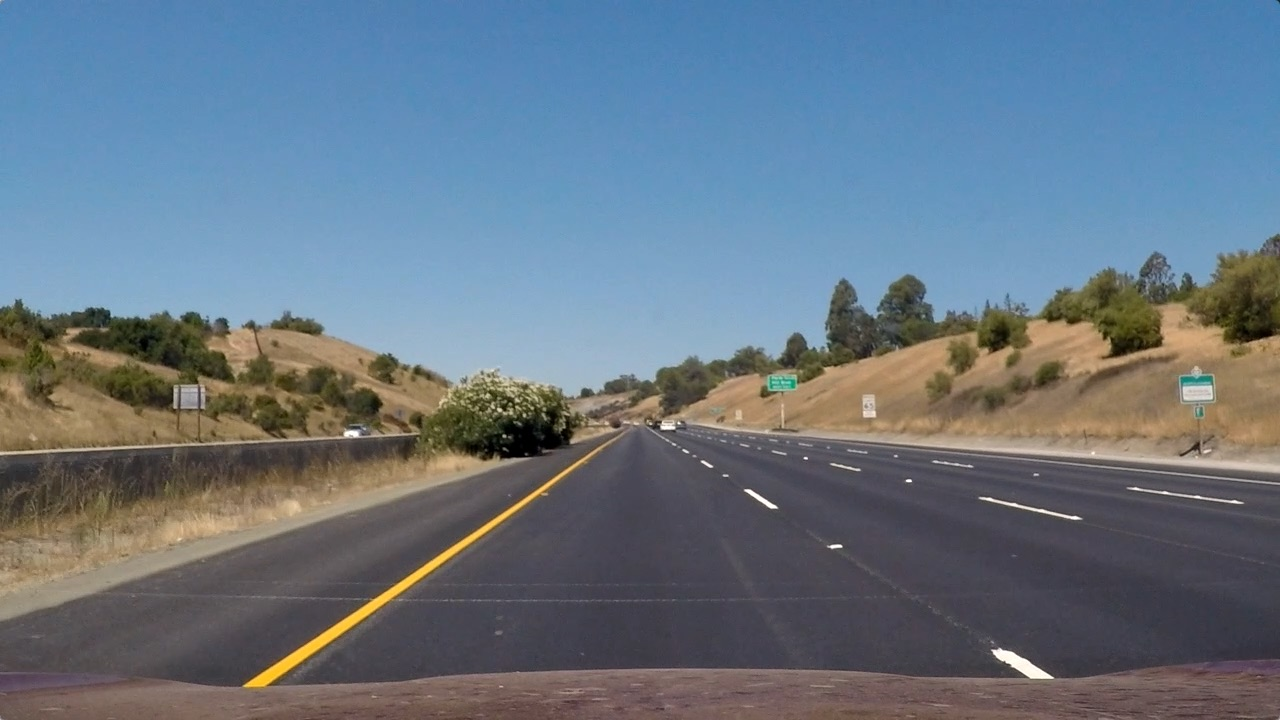
#> input picture test_images/straight_lines1.jpg, 1280 x 720 px; its folder holds only this picture in this run
$ python runThreshold.py   (older library calls are emulated)
#> lines starting #> are read from the running program, lines starting #| are printed output that depends on the picture; after the words box and inside, x2 and y2 are one past the last pixel; in counts of white or black regions, pixels touching at a corner belong together
### AdvLaneDet/CameraCalibration.py
import numpy as np
import cv2
import glob
import matplotlib.pyplot as plt
'''
This function is to get the objects 3D and images 2D coordinate for camera calibration.
Usage:
    input:
    'camera_cal_dir' is the path of the dirctory with chessboard images
    'n_grid_x' and 'n_grid_y' are number of corner in chessboard x and y direction
    'draw' is True, will plot the chessboard corner results
    output:
    objpoints is the 3D coordinate of the object
    imgpoints is the 2D coordinate of the images
'''
# [45 lines left out: function get_CameraCalib_Coord, not called in this run]
'''
This function is to undistort images by camera calibration mapping
Usage:
    input:
    'img' is the distorted image
    'objpoints and imgpoints' are the coordinate of objects and images respectively
    output:
    'undist' is undistorted image
'''
def calUndistort(img, objpoints, imgpoints):
    # Use cv2.calibrateCamera() and cv2.undistort()
    img_size = (img.shape[1], img.shape[0])
    ret, mtx, dist, rvecs, tvecs = cv2.calibrateCamera(objpoints, imgpoints, img_size,None,None)
    if len(img.shape) > 2:
        undist = np.copy(img)
        for i in range(3):
            undist[:,:,i] = cv2.undistort(img[:,:,i], mtx, dist, None, mtx)
    else:
        undist = cv2.undistort(img, mtx, dist, None, mtx)
    return undist


### AdvLaneDet/Threshold.py
import numpy as np
import cv2
import matplotlib.pyplot as plt
import glob
from AdvLaneDet import  CameraCalibration as CamCalib
import pickle
def abs_sobel_thresh(img, orient='x', sobel_kernel=3, thresh=(0, 255)):

    # Apply the following steps to img
    # 1) Convert to grayscale
    #gray = cv2.cvtColor(img,cv2.COLOR_RGB2GRAY)
    gray = img[:,:,0]
    # 2) Take the derivative in x or y given orient = 'x' or 'y'
    if orient == 'x':
        abs_sobel = np.absolute(cv2.Sobel(gray,cv2.CV_64F,1,0,ksize=sobel_kernel))
    if orient == 'y':
        abs_sobel = np.absolute(cv2.Sobel(gray,cv2.CV_64F,0,1,ksize=sobel_kernel))

    # 3) Take the absolute value of the derivative or gradient
    # 4) Scale to 8-bit (0 - 255) then convert to type = np.uint8
    scaled_sobel = np.uint8(255*abs_sobel/np.max(abs_sobel))
    # 5) Create a mask of 1's where the scaled gradient magnitude
            # is > thresh_min and < thresh_max
    binary_output = np.zeros_like(scaled_sobel)
    binary_output[(scaled_sobel >= thresh[0]) & (scaled_sobel <= thresh[1])]= 1
    # 6) Return this mask as your binary_output image

    return binary_output


def dir_threshold(img, sobel_kernel=3, thresh=(0, np.pi/2)):

    # Apply the following steps to img
    # 1) Convert to grayscale
    gray = cv2.cvtColor(img,cv2.COLOR_RGB2GRAY)
    # 2) Take the gradient in x and y separately
    sobelx = np.absolute(cv2.Sobel(gray,cv2.CV_64F,1,0,ksize=sobel_kernel))
    sobely = np.absolute(cv2.Sobel(gray,cv2.CV_64F,0,1,ksize=sobel_kernel))
    # 3) Take the absolute value of the x and y gradients
    # 4) Use np.arctan2(abs_sobely, abs_sobelx) to calculate the direction of the gradient
    dir_grad = np.arctan2(sobely,sobelx)
    # 5) Create a binary mask where direction thresholds are met
    binary_output= np.zeros_like(gray)
    # 6) Return this mask as your binary_output image
    binary_output[(dir_grad >= thresh[0]) & (dir_grad <= thresh[1])] = 1

    return binary_output


def mag_threshold(img, sobel_kernel=3, mag_thresh=(0, 255)):

    # Convert to grayscale
    gray = cv2.cvtColor(img, cv2.COLOR_RGB2GRAY)
    # Take both Sobel x and y gradients
    sobelx = cv2.Sobel(gray, cv2.CV_64F, 1, 0, ksize=sobel_kernel)
    sobely = cv2.Sobel(gray, cv2.CV_64F, 0, 1, ksize=sobel_kernel)
    # Calculate the gradient magnitude
    gradmag = np.sqrt(sobelx**2 + sobely**2)
    # Rescale to 8 bit
    scale_factor = np.max(gradmag)/255
    gradmag = (gradmag/scale_factor).astype(np.uint8)
    # Create a binary image of ones where threshold is met, zeros otherwise
    binary_output = np.zeros_like(gradmag)
    binary_output[(gradmag >= mag_thresh[0]) & (gradmag <= mag_thresh[1])] = 1
    return binary_output


def region_of_interest(img, vertices):
    """
    Applies an image mask.

    Only keeps the region of the image defined by the polygon
    formed from `vertices`. The rest of the image is set to black.
    """
    #defining a blank mask to start with
    mask = np.zeros_like(img)

    #defining a 3 channel or 1 channel color to fill the mask with depending on the input image
    if len(img.shape) > 2:
        channel_count = img.shape[2]  # i.e. 3 or 4 depending on your image
        ignore_mask_color = (255,) * channel_count
    else:
        ignore_mask_color = 255

    #filling pixels inside the polygon defined by "vertices" with the fill color
    cv2.fillPoly(mask, vertices, ignore_mask_color)

    #returning the image only where mask pixels are nonzero
    masked_image = cv2.bitwise_and(img, mask)
    return masked_image

def hls_select(img, thresh=(0, 255)):
    # 1) Convert to HLS color space
    hls = cv2.cvtColor(img,cv2.COLOR_RGB2HLS)
    # 2) Apply a threshold to the S channel
    s_channel = hls[:,:,2]
    # 3) Return a binary image of threshold result
    binary_output = np.zeros_like(s_channel)
    binary_output[(s_channel > thresh[0]) & (s_channel <= thresh[1])] = 1
    return binary_output

# Edit this function to create your own pipeline.
def pipeline(img, objpoints, imgpoints, ROI_vertices,ksize=3, grad_thresh=(170, 255), s_thresh=(20, 100), mag_thresh=(170,255), debug=False):

    #gradient binary
    gradx = abs_sobel_thresh(img, orient='x', sobel_kernel=ksize, thresh=grad_thresh)
    #saturation binary
    s_binary = hls_select(img, thresh=s_thresh)
    #direction/magnitude binary
    mag_binary = mag_threshold(img, sobel_kernel=ksize, mag_thresh=mag_thresh)
    dir_binary = dir_threshold(img, sobel_kernel=ksize, thresh=(np.pi/3, np.pi/2))

    combined = np.zeros_like(dir_binary)
    combined[((mag_binary == 1) & (dir_binary == 1)) | (gradx == 1) | (s_binary == 1)] = 1
    binary = region_of_interest(combined, ROI_vertices)

    if debug==True:
        #mask image
        mask_img = region_of_interest(img, ROI_vertices)
        plt.imshow(img)
        plt.title('origin')
        plt.show()
        plt.imshow(mask_img)
        plt.title('ROI mask image')
        plt.show()
        mag_dir_combined = np.zeros_like(dir_binary)
        mag_dir_combined[((mag_binary == 1) & (dir_binary == 1))] = 1
        plt.imshow(mag_dir_combined,cmap = 'gray')
        plt.title('mag and direction binary')
        plt.show()
        color_binary = np.dstack(( gradx, s_binary, mag_dir_combined)) * 255
        plt.imshow(color_binary)
        plt.title('Threshold image: gradx(R)/saturation(G)/direction(B)')
        plt.show()
        plt.imshow(binary,cmap ='gray')
        plt.title('Binary image')
        plt.show()

    return binary


### runThreshold.py
import numpy as np
import cv2
import matplotlib.pyplot as plt
import glob
from AdvLaneDet import  Threshold
from AdvLaneDet import  CameraCalibration as CamCalib
import pickle

#load obj/image points
dist_pickle = pickle.load( open( "wide_dist_pickle.p", "rb" ) )
#> (reads wide_dist_pickle.p from the repository)
objpoints = dist_pickle["objpoints"]
imgpoints = dist_pickle["imgpoints"]
#set ROI
height =720
width =1280
shirk_roi_upper_edge = np.round(width *0.48)
roi_upper = np.round(0.6*height)
roi_lower = np.round(height*0.93)
roi_upper_left = (shirk_roi_upper_edge,roi_upper)
roi_upper_right = (width-shirk_roi_upper_edge, roi_upper)
roi_down_left = (np.round(width*0.1), roi_lower)
roi_down_right = (np.round(width-(width*0.1)),roi_lower)
# mask ROI insize triangle
triangle_lower_left = (np.round(width*0.28),roi_lower)
triangle_lower_right = (np.round(width-(width*0.28)),roi_lower)
triangle_top = (np.round(width*0.5),np.round(0.65*height))
#  verices of ROI
ROI_vertices = np.array([[roi_upper_left,roi_down_left,triangle_lower_left,triangle_top,triangle_lower_right,roi_down_right,roi_upper_right]], dtype=np.int32)
#set threshold
ksize = 15
grad_thrshold = (40,100)
s_threhold = (170,255)
mag_thresh = (130,255)

images = glob.glob('test_images/*.jpg')
for fname in images:
    image = plt.imread(fname)
#> image is the input picture: shape (720, 1280, 3); mean R, G, B 103.2, 117.7, 131.2
    #distortion correction
    undist = CamCalib.calUndistort(image, objpoints, imgpoints)
    binary = Threshold.pipeline(undist, objpoints, imgpoints, ROI_vertices,ksize=ksize, grad_thresh=grad_thrshold, s_thresh=s_threhold,mag_thresh=mag_thresh, debug=True)
#> in pipeline, `gradx = abs_sobel_thresh(img, orient='x', sobel_kernel=ksize, thresh=g..`:
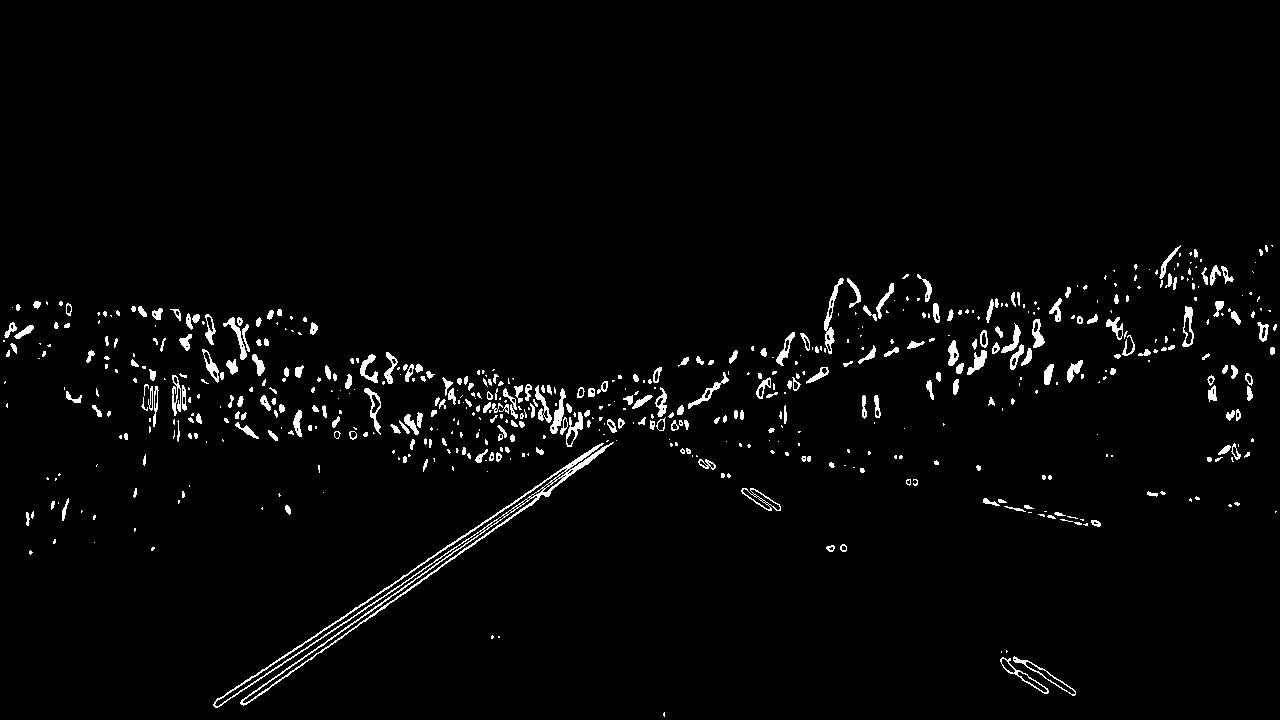
#> gradx: shape (720, 1280); values 0 (black) and 1 (white), 2.5% white; 600 white regions (327 under 20 px), largest, box (x1, y1, x2, y2) and area: (213, 442, 614, 708) 3318, (824, 278, 844, 354) 369, (550, 388, 566, 434) 281
#> in hls_select, `hls = cv2.cvtColor(img,cv2.COLOR_RGB2HLS)`: hls: shape (720, 1280, 3); mean of channels 0, 1, 2 87.3, 117.4, 66.4
#> in pipeline, `s_binary = hls_select(img, thresh=s_thresh)`: s_binary: shape (720, 1280); values 0 (black) and 1 (white), 0.62% white; 165 white regions (128 under 20 px), largest, box (x1, y1, x2, y2) and area: (220, 469, 570, 705) 2971, (1007, 661, 1071, 693) 566, (1149, 334, 1187, 348) 159
#> in mag_threshold, `gradmag = np.sqrt(sobelx**2 + sobely**2)`:
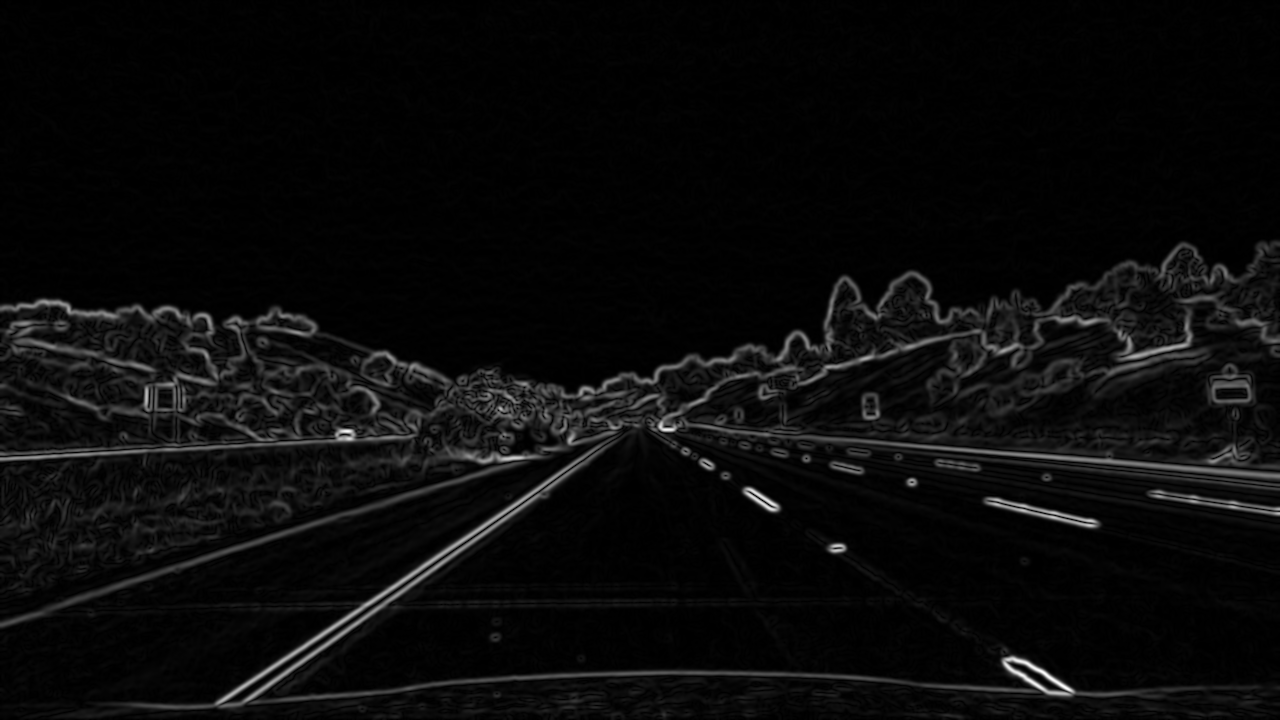
#> gradmag: shape (720, 1280) float64; min 0, max 4.98e+09, mean 215422811.2; drawn with min black and max white
#> in mag_threshold, `scale_factor = np.max(gradmag)/255`: scale_factor = 19531494.9
#> in pipeline, `mag_binary = mag_threshold(img, sobel_kernel=ksize, mag_thresh=mag_thr..`: mag_binary: shape (720, 1280); values 0 (black) and 1 (white), 0.52% white in thin lines or dots, all inside (x1, y1, x2, y2) = (0, 301, 1280, 704)
#> in pipeline, `dir_binary = dir_threshold(img, sobel_kernel=ksize, thresh=(np.pi/3, n..`:
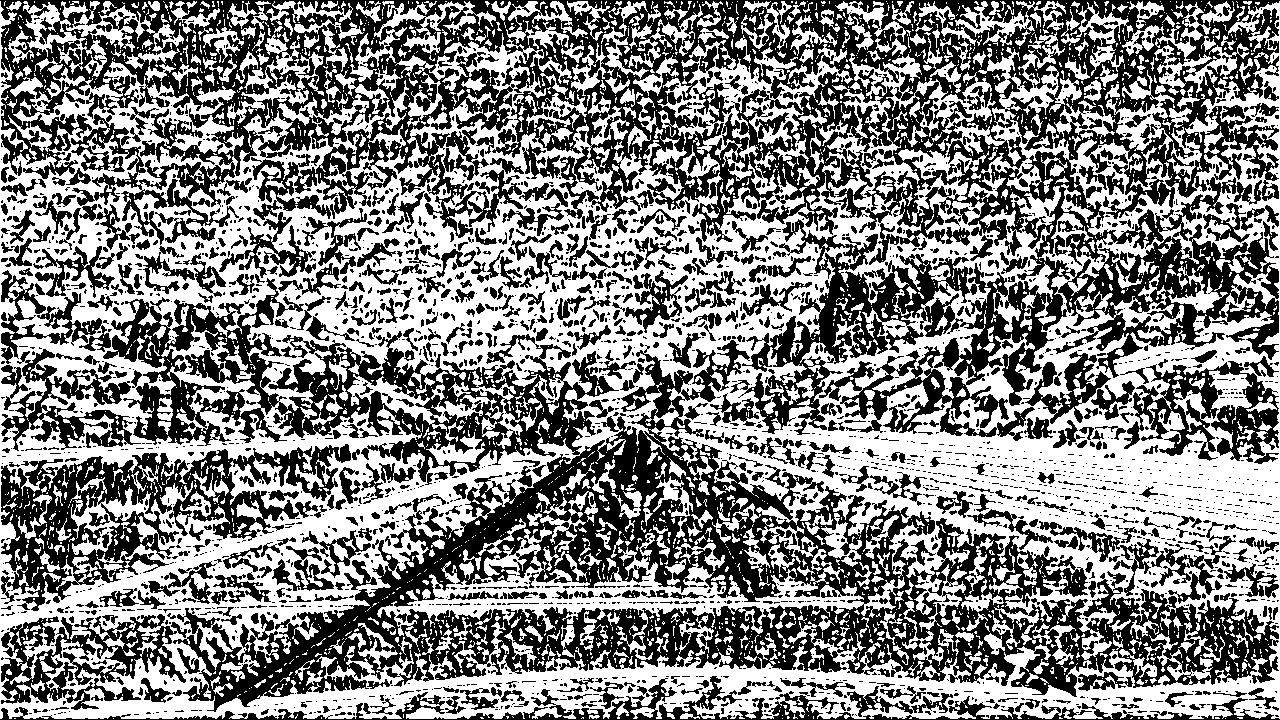
#> dir_binary: shape (720, 1280); values 0 (black) and 1 (white), 51.7% white; 2787 black regions (2109 under 20 px), largest, box (x1, y1, x2, y2) and area: (0, 0, 1280, 441) 183907, (103, 278, 1279, 712) 127889, (1, 444, 351, 611) 19662
#> in region_of_interest, `cv2.fillPoly(mask, vertices, ignore_mask_color)`: mask: shape (720, 1280); 7.8% white; 1 white region, box (x1, y1, x2, y2) and area: (128, 432, 1153, 671) 72105
#> in region_of_interest, `masked_image = cv2.bitwise_and(img, mask)`: img: shape (720, 1280); values 0 (black) and 1 (white), 3.1% white; 613 white regions (348 under 20 px), largest, box (x1, y1, x2, y2) and area: (213, 442, 614, 708) 5177, (1000, 656, 1076, 696) 984, (1122, 306, 1194, 358) 789
#> in pipeline, `plt.show()`:
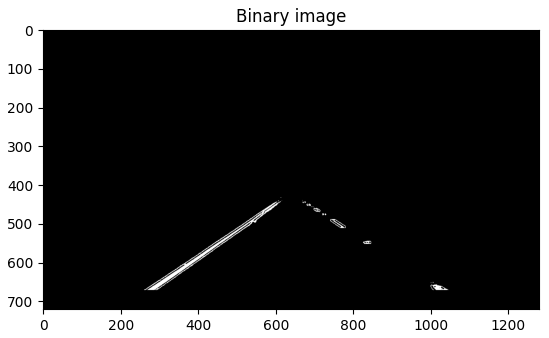
#> figure drawn by matplotlib, 1 panel
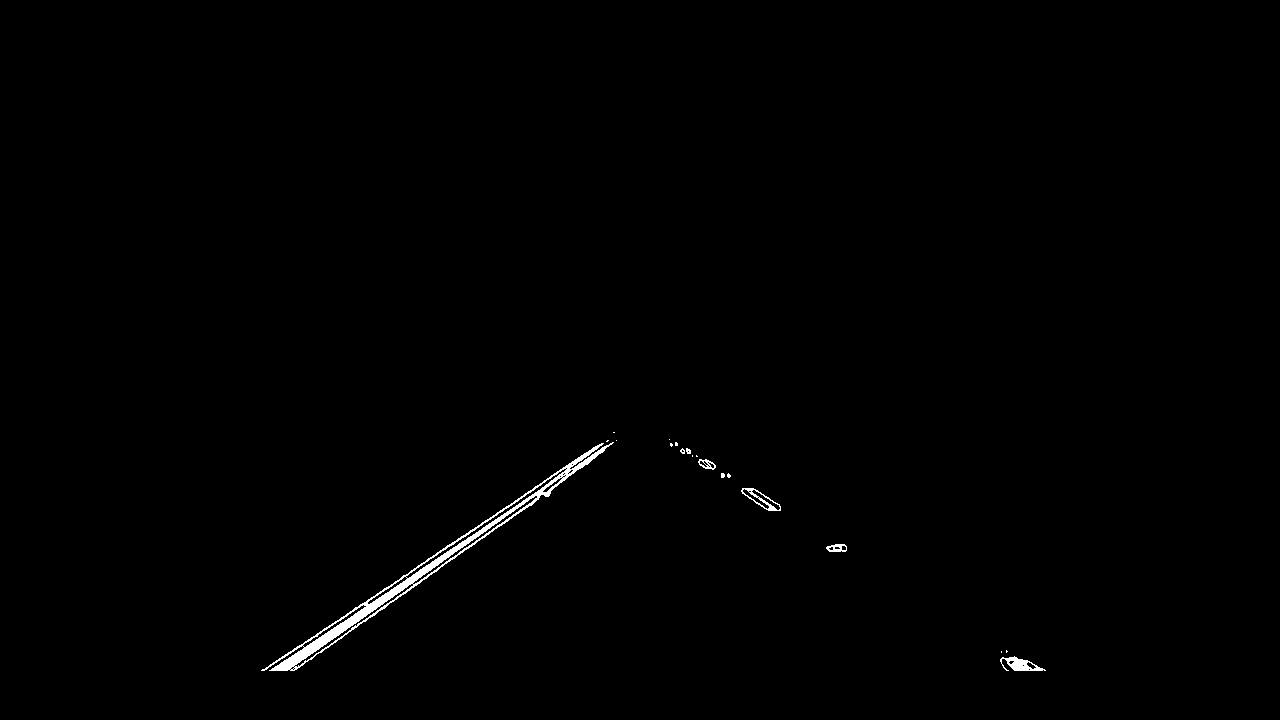
#> binary: shape (720, 1280); values 0 (black) and 1 (white), 0.55% white; 19 white regions (13 under 20 px), largest, box (x1, y1, x2, y2) and area: (261, 442, 614, 671) 4167, (1000, 656, 1046, 671) 328, (741, 488, 781, 511) 235, (826, 544, 847, 552) 109, (698, 459, 716, 470) 90, (686, 448, 691, 454) 23
